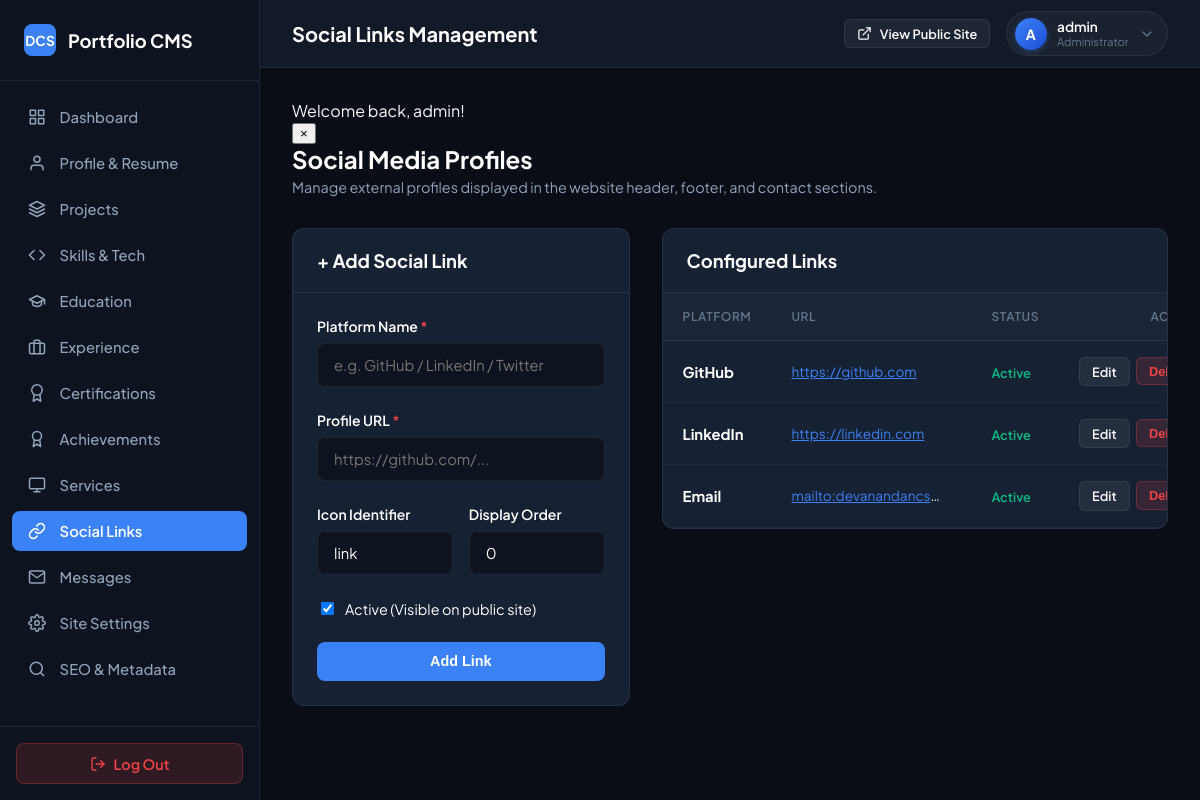
/admin/social-links.php (signed in), run on the app's committed database.
### tables this page shows
CREATE TABLE IF NOT EXISTS `social_links` (
    `id` INT UNSIGNED AUTO_INCREMENT PRIMARY KEY,
    `platform` VARCHAR(60) NOT NULL,
    `url` VARCHAR(255) NOT NULL,
    `icon` VARCHAR(60) NOT NULL,
    `display_order` INT NOT NULL DEFAULT 0,
    `is_active` TINYINT(1) NOT NULL DEFAULT 1,
    `created_at` TIMESTAMP DEFAULT CURRENT_TIMESTAMP,
    INDEX `idx_social_order` (`display_order`)
);

### admin/social-links.php (the view, shortened to what this page needs)
<?php
require_once __DIR__ . '/includes/admin-header.php';
$db = get_db();
$editItem = null;
$socialList = $db->query("SELECT * FROM social_links ORDER BY display_order ASC, id ASC")->fetchAll();
?>
<?php include __DIR__ . '/includes/admin-sidebar.php'; ?>
<div class="admin-main-wrapper">
    <?php include __DIR__ . '/includes/admin-topbar.php'; ?>
    <main class="admin-content">
        <?= render_flashes() ?>
        <div style="display: flex; justify-content: space-between; align-items: center; margin-bottom: 2rem; flex-wrap: wrap; gap: 1rem;">
            <div>
                <h2 style="font-size: 1.5rem; color: #fff; margin: 0 0 0.25rem 0;">Social Media Profiles</h2>
                <p style="color: var(--admin-text-muted); margin: 0; font-size: 0.9rem;">
                    Manage external profiles displayed in the website header, footer, and contact sections.
                </p>
            </div>
        </div>
        <div style="display: grid; grid-template-columns: 1fr 1.5fr; gap: 2rem; align-items: start;">
            <div class="admin-card">
                <div class="admin-card-header">
                    <h3 class="admin-card-title"><?= $editItem ? 'Edit Social Link' : '+ Add Social Link' ?></h3>
                </div>
                <div class="admin-card-body">
                    <form action="<?= url('admin/social-links.php') ?>" method="POST">
                        <div class="admin-form-group">
                            <label for="platform" class="admin-label">Platform Name <span style="color:#ef4444;">*</span></label>
                            <input type="text" name="platform" id="platform" class="admin-input" placeholder="e.g. GitHub / LinkedIn / Twitter" value="<?= e($editItem['platform'] ?? '') ?>" required>
                        </div>
                        <div class="admin-form-group">
                            <label for="url" class="admin-label">Profile URL <span style="color:#ef4444;">*</span></label>
                            <input type="text" name="url" id="url" class="admin-input" placeholder="https://github.com/..." value="<?= e($editItem['url'] ?? '') ?>" required>
                        </div>
                        <div style="display: grid; grid-template-columns: 1fr 1fr; gap: 1rem;">
                            <div class="admin-form-group">
                                <label for="icon" class="admin-label">Icon Identifier</label>
                                <input type="text" name="icon" id="icon" class="admin-input" placeholder="github, linkedin, mail" value="<?= e($editItem['icon'] ?? 'link') ?>">
                            </div>
                            <div class="admin-form-group">
                                <label for="display_order" class="admin-label">Display Order</label>
                                <input type="number" name="display_order" id="display_order" class="admin-input" value="<?= (int)($editItem['display_order'] ?? 0) ?>">
                            </div>
                        </div>
                        <div style="margin-bottom: 1.5rem;">
                            <label style="display: flex; align-items: center; gap: 0.5rem; color: #fff; cursor: pointer; font-size: 0.9rem;">
                                <input type="checkbox" name="is_active" value="1" <?= (!isset($editItem['is_active']) || $editItem['is_active']) ? 'checked' : '' ?>>
                                <span>Active (Visible on public site)</span>
                            </label>
                        </div>
                        <button type="submit" class="admin-btn admin-btn-primary" style="width: 100%;">
                            <?= $editItem ? 'Save Changes' : 'Add Link' ?>
                        </button>
                    </form>
                </div>
            </div>
            <div class="admin-card">
                <div class="admin-card-header">
                    <h3 class="admin-card-title">Configured Links</h3>
                </div>
                <div class="admin-card-body" style="padding: 0;">
                    <?php if (!empty($socialList)): ?>
                        <div class="table-responsive">
                            <table class="admin-table">
                                <thead>
                                    <tr>
                                        <th>Platform</th>
                                        <th>URL</th>
                                        <th>Status</th>
                                        <th style="text-align: right;">Action</th>
                                    </tr>
                                </thead>
                                <tbody>
                                    <?php foreach ($socialList as $sl): ?>
                                        <tr>
                                            <td style="font-weight: 700; color: #fff;">
                                                <?= e($sl['platform']) ?>
                                            </td>
                                            <td style="max-width: 200px; white-space: nowrap; overflow: hidden; text-overflow: ellipsis; font-size: 0.85rem;">
                                                <a href="<?= e($sl['url']) ?>" target="_blank" style="color: var(--admin-primary);"><?= e($sl['url']) ?></a>
                                            </td>
                                            <td>
                                                <?= $sl['is_active'] ? '<span style="color:#10b981;font-size:0.8rem;font-weight:600;">Active</span>' : '<span style="color:var(--admin-text-dim);font-size:0.8rem;">Inactive</span>' ?>
                                            </td>
                                            <td style="text-align: right;">
                                                <div style="display: inline-flex; gap: 0.4rem;">
                                                    <a href="<?= url('admin/social-links.php?edit=' . $sl['id']) ?>" class="admin-btn admin-btn-secondary admin-btn-sm">Edit</a>
                                                    <form action="<?= url('admin/social-links.php') ?>" method="POST" style="display: inline;">
                                                        <button type="submit" class="admin-btn admin-btn-danger admin-btn-sm" data-confirm="Remove this social link?">Delete</button>
                                                    </form>
                                                </div>
                                            </td>
                                        </tr>
                                    <?php endforeach; ?>
                                </tbody>
                            </table>
                        </div>
                    <?php else: ?>
                        <div style="padding: 2.5rem; text-align: center; color: var(--admin-text-muted);">
                            No social links configured.
                        </div>
                    <?php endif; ?>
                </div>
            </div>
        </div>
    </main>
<?php include __DIR__ . '/includes/admin-footer.php'; ?>

### assets/css/admin.css (style rules this page uses)
:root { --admin-bg: #090d16; --admin-sidebar-bg: #0d131f; --admin-surface: #121927; --admin-card: #172134; --admin-card-hover: #1d2a42; --admin-border: rgba(255, 255, 255, 0.08); --admin-border-subtle: rgba(255, 255, 255, 0.04); --admin-input-bg: #0d131f; --admin-text-main: #f8fafc; --admin-text-muted: #94a3b8; --admin-text-dim: #64748b; --admin-primary: #3b82f6; --admin-primary-hover: #2563eb; --admin-success: #10b981; --admin-warning: #f59e0b; --admin-danger: #ef4444; --admin-sidebar-width: 260px; }
*, *::before, *::after { box-sizing: border-box; }
body.admin-body { background-color: var(--admin-bg); color: var(--admin-text-main); font-family: 'Plus Jakarta Sans', -apple-system, BlinkMacSystemFont, 'Segoe UI', Roboto, sans-serif; margin: 0; display: flex; min-height: 100vh; width: 100%; overflow-x: hidden; position: relative; }
.admin-main-wrapper { margin-left: var(--admin-sidebar-width); flex: 1; display: flex; flex-direction: column; min-width: 0; width: 100%; overflow-x: hidden; }
.admin-content { padding: 2rem; flex: 1; }
.admin-card { background-color: var(--admin-card); border: 1px solid var(--admin-border); border-radius: 12px; margin-bottom: 2rem; overflow: hidden; }
.admin-card-header { padding: 1.25rem 1.5rem; border-bottom: 1px solid var(--admin-border); display: flex; align-items: center; justify-content: space-between; flex-wrap: wrap; gap: 1rem; }
.admin-card-title { margin: 0; font-size: 1.15rem; font-weight: 700; color: #fff; }
.admin-card-body { padding: 1.5rem; }
.table-responsive { width: 100%; overflow-x: auto; }
.admin-table { width: 100%; border-collapse: collapse; text-align: left; font-size: 0.925rem; }
.admin-table th { background-color: rgba(255, 255, 255, 0.02); color: var(--admin-text-dim); font-weight: 600; text-transform: uppercase; font-size: 0.75rem; letter-spacing: 0.05em; padding: 1rem 1.25rem; border-bottom: 1px solid var(--admin-border); }
.admin-table td { padding: 1rem 1.25rem; border-bottom: 1px solid var(--admin-border-subtle); color: var(--admin-text-main); vertical-align: middle; }
.admin-form-group { margin-bottom: 1.5rem; }
.admin-label { display: block; font-size: 0.875rem; font-weight: 600; color: #fff; margin-bottom: 0.5rem; }
.admin-input, .admin-select, .admin-textarea { width: 100%; background-color: var(--admin-input-bg); border: 1px solid var(--admin-border); border-radius: 8px; padding: 0.75rem 1rem; color: #fff; font-family: inherit; font-size: 0.925rem; transition: border-color 150ms ease; box-sizing: border-box; }
.admin-btn { display: inline-flex; align-items: center; justify-content: center; gap: 0.5rem; padding: 0.65rem 1.25rem; border-radius: 8px; font-size: 0.9rem; font-weight: 600; cursor: pointer; text-decoration: none; border: 1px solid transparent; transition: all 150ms ease; }
.admin-btn-primary { background-color: var(--admin-primary); color: #fff; }
.admin-btn-secondary { background-color: rgba(255, 255, 255, 0.06); border-color: var(--admin-border); color: var(--admin-text-main); }
.admin-btn-danger { background-color: rgba(239, 68, 68, 0.15); border-color: rgba(239, 68, 68, 0.3); color: #ef4444; }
.admin-btn-sm { padding: 0.35rem 0.75rem; font-size: 0.8rem; border-radius: 6px; }

### data on the page
social_links: platform "GitHub", url "https://github.com", is_active "Active"
social_links: platform "LinkedIn", url "https://linkedin.com", is_active "Active"
social_links: platform "Email", url "mailto:devanandancs…", is_active "Active"

### other printed values
$adminPageTitle "Social Links Management"
$adminInitial "A"
$adminUsername "admin"
$msg "Welcome back, admin!"
